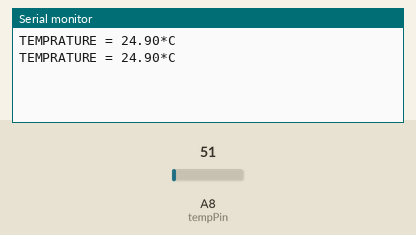
A sketch run on a simulated Arduino Mega 2560, built with avr-gcc and run on an emulated ATmega2560. Parts: the last lines printed to the serial monitor. The inputs (shaded band) are chosen by the test bench; at power-on: A8 (tempPin) = 51.

Above: at 1.8 s.
1.9 s: A8 (tempPin) set to 61
At 2.8 s:
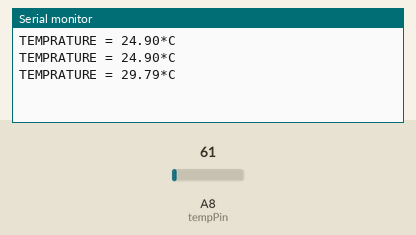
3.4 s: A8 (tempPin) set to 71
At 4.6 s:
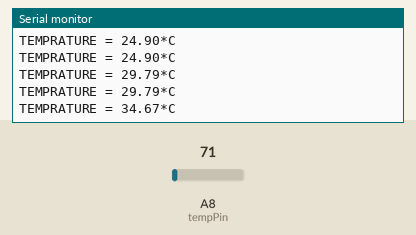
Timing chart, 0 to 6.4 s (numbered marks = the images above; inputs shaded):
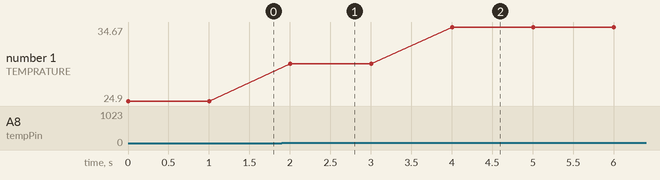

Measured:
- after the input at 1.9 s, the serial monitor: prints a new line after 0.10 s (image 1)
- after the input at 3.4 s, the serial monitor: prints a new line after 0.60 s (image 2)
- plotted number 1: 24.9 → 29.79 after the input at 1.9 s, 29.79 → 34.67 after the input at 3.4 s

The sketch:

TempSensor.ino
```cpp
int val;
int tempPin = A8;

void setup() {
  // put your setup code here, to run once:
  Serial.begin(9600);
  pinMode(tempPin,INPUT);

}

void loop() {
  // put your main code here, to run repeatedly:

  val = analogRead(tempPin);
  float mv = ( val/1024.0)*5000;
  float cel = mv/10;


  float farh = (cel*9)/5 + 32;

  Serial.print("TEMPRATURE = ");
  Serial.print(cel);
  Serial.print("*C");
  Serial.println();
  delay(1000);


  /* uncomment this to get temperature in farenhite
  Serial.print("TEMPRATURE = ");
  Serial.print(farh);
  Serial.print("*F");
  Serial.println();


  */
}
```
